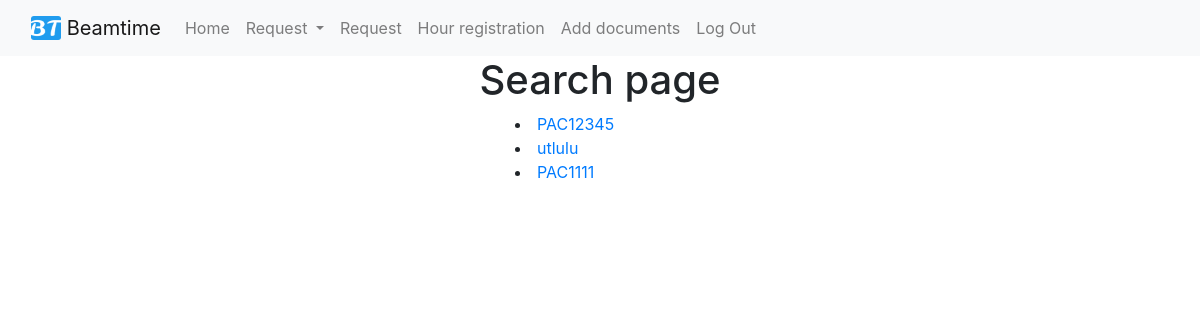
/beamrequest/search/ (signed in), run on an earlier commit of the app's database.
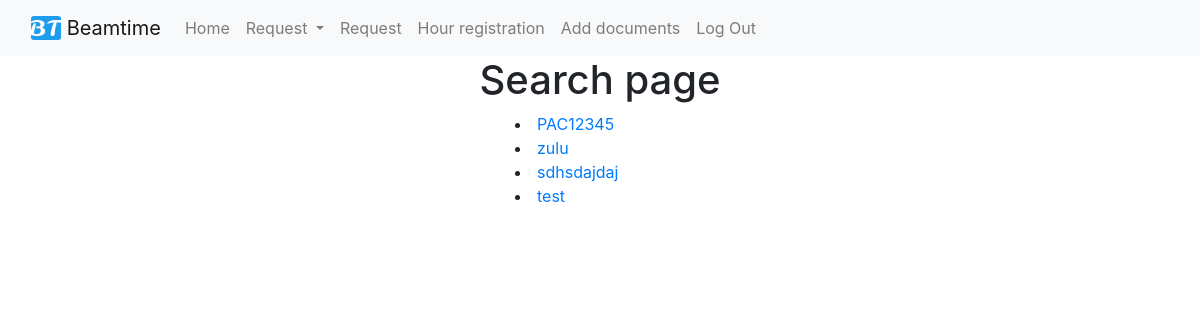
And on a later commit of the database.
### beamrequest/models.py (models this page shows, shortened)
class CreateBeamRequestModel(models.Model):
	SELECT		= 'Select'
	REQUEST		= 'Request'
	TENTATIVE	= 'Tentavive'
	ACCEPTED	= 'Accepted'
	CONFIRMED	= 'Confirmed'
	CANCELLED	= 'Cancelled'
	COMPLETED	= 'Completed'
	QUEUED		= 'Queued'
	STATUS_CHOICES = [
		(SELECT, ('Select an option')),
		(REQUEST, ('Request')),
		(TENTATIVE, ('Tentative')),
		(ACCEPTED,  ('Accepted')),
		(CONFIRMED, ('Confirmed')),
		(CANCELLED, ('Cancelled')),
		(COMPLETED, ('Completed')),
		(QUEUED, ('Queued')),
	]
	DIFBEAMS_CHOICES = [tuple([x,x]) for x in range(1,5)]
	SHIFTS_CHOICES = [tuple([x,x]) for x in range(1,17)]
	Project_Code = models.CharField(unique=True, max_length=20, blank = True)
	Pac_Rate = models.CharField(max_length=10, blank = True)
	Partrec_Contact_Name = models.CharField(max_length=50, blank = True)
	Partrec_Contact_Email = models.EmailField(blank = True)
	Previous_Experiment = models.CharField(max_length=200, blank = True)
	Status = models.CharField(max_length=25, choices=STATUS_CHOICES, default='SELECT')
	Project_Title = models.CharField(max_length=100, blank = True)
	Spokesperson_Name = models.CharField(max_length=50, blank = True)
	Spokesperson_Adress = models.CharField(max_length=50, blank = True)
	Spokesperson_Phonenumber = models.CharField(max_length=20, blank = True)
	Spokesperson_Email = models.EmailField(blank = True)
	Collaborator_Name = models.TextField(blank = True)
	Collaborator_Nationality = models.TextField(blank = True)
	Collaborator_Home_Institute = models.TextField(blank = True)
	Different_Beams = models.IntegerField(choices=DIFBEAMS_CHOICES, default='1')
	Shifts = models.IntegerField(choices=SHIFTS_CHOICES, default='1')
	Ion_Species = models.ForeignKey(IonSpecies, on_delete=models.CASCADE)
	Energy = ChainedForeignKey(Energys, chained_field="Ion_Species", chained_model_field="Ion_Species",	show_all=False,	auto_choose=True)
	Flux = models.CharField(max_length=50, blank = True, null = True)
	Start_Date = models.DateTimeField(blank = True, null=True)
	End_Date = models.DateTimeField(blank = True, null=True)
	Requiered_Equipment = models.TextField(blank = True)
	Special_Requirements = models.TextField(blank = True)
	Special_Safety_Procedures = models.TextField(blank = True)
	Lab_Support_Requirements = models.TextField(blank = True)
	Funded = models.CharField(max_length=20, blank = True)
	Summary = models.TextField(blank = True)
	def get_absolute_url(self):
		return f"/beamrequest/{self.Project_Code}"

### beamrequest/views.py (the view)
# urls.py: path('search/', beam_request_search_page, name='search'),
@staff_member_required
def beam_request_search_page(request):
    page_title = 'Search page'
    qs = CreateBeamRequestModel.objects.all() # queryset -> list of python objects
    template_name = 'beam_request_search.html'
    context = {'title': page_title, 'object_list': qs}
    return render(request, template_name, context)

### templates/beam_request_search.html
{% extends "base.html" %}
{% block content %}
<div class="row justify-content-center">
  <div class="col-4 text-left">
    {% for object in object_list %}
    <li><a href="{{ object.get_absolute_url }}/detail/">{{ object.Project_Code }}</a></li>
    {% endfor %}
  </div>
</div>
{% endblock %}

What changed in the data, as far as the page shows it:
removed CreateBeamRequestModel: Project_Code "PAC1111"
changed CreateBeamRequestModel: Project_Code "utlulu" → "zulu"
added CreateBeamRequestModel: Project_Code "sdhsdajdaj"
added CreateBeamRequestModel: Project_Code "test"
